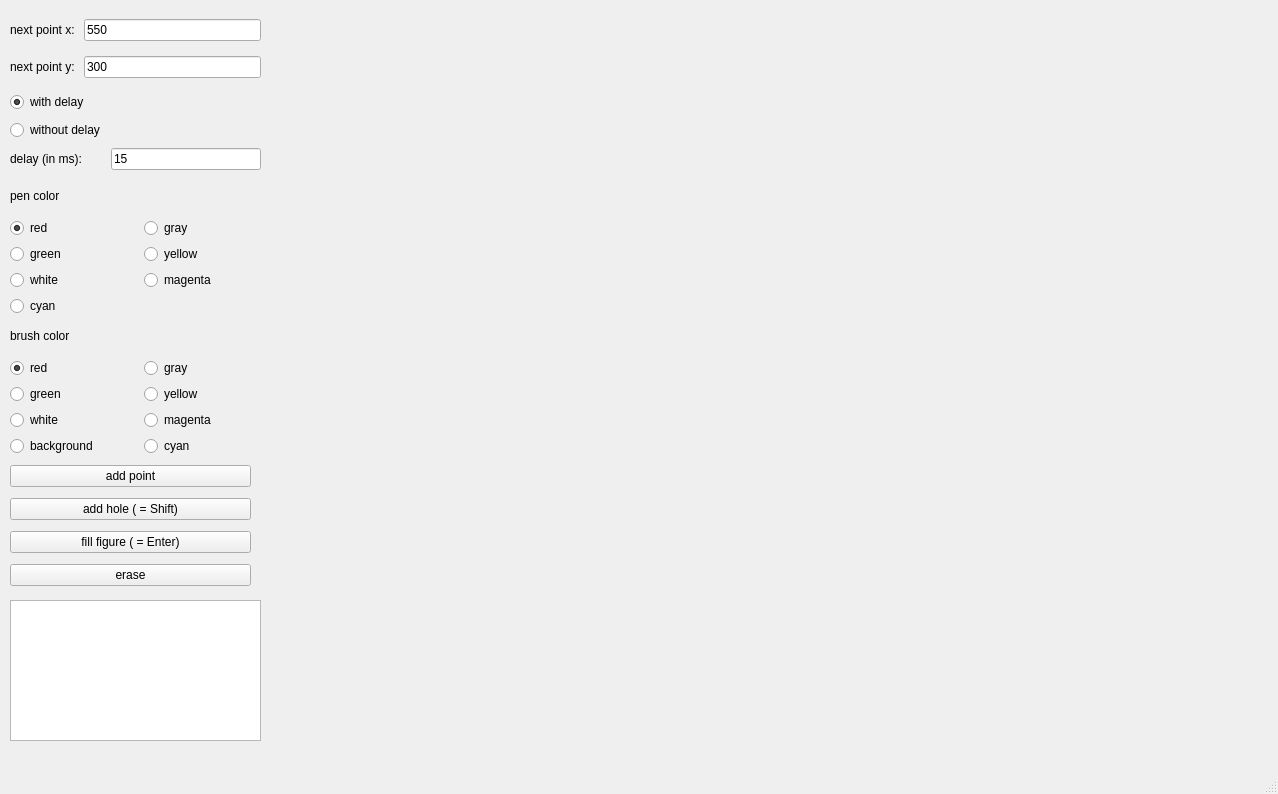
<?xml version="1.0" encoding="UTF-8"?>
<ui version="4.0">
 <class>viewer</class>
 <widget class="QMainWindow" name="viewer">
  <property name="geometry">
   <rect>
    <x>0</x>
    <y>0</y>
    <width>1278</width>
    <height>794</height>
   </rect>
  </property>
  <property name="windowTitle">
   <string>viewer</string>
  </property>
  <widget class="QWidget" name="centralwidget">
   <widget class="QWidget" name="gridLayoutWidget_2">
    <property name="geometry">
     <rect>
      <x>10</x>
      <y>10</y>
      <width>251</width>
      <height>78</height>
     </rect>
    </property>
    <layout class="QGridLayout" name="text_fields_layout">
     <item row="2" column="1">
      <widget class="QLabel" name="label">
       <property name="text">
        <string>next point y:</string>
       </property>
      </widget>
     </item>
     <item row="1" column="1">
      <widget class="QLabel" name="label_2">
       <property name="text">
        <string>next point x: </string>
       </property>
      </widget>
     </item>
     <item row="2" column="2">
      <widget class="QLineEdit" name="y_text">
       <property name="text">
        <string>300</string>
       </property>
      </widget>
     </item>
     <item row="1" column="2">
      <widget class="QLineEdit" name="x_text">
       <property name="text">
        <string>550</string>
       </property>
      </widget>
     </item>
    </layout>
   </widget>
   <widget class="QWidget" name="gridLayoutWidget_3">
    <property name="geometry">
     <rect>
      <x>10</x>
      <y>180</y>
      <width>261</width>
      <height>136</height>
     </rect>
    </property>
    <layout class="QGridLayout" name="colors_layout">
     <item row="3" column="0">
      <widget class="QRadioButton" name="white_pen_but">
       <property name="text">
        <string>white</string>
       </property>
      </widget>
     </item>
     <item row="1" column="0">
      <widget class="QRadioButton" name="red_pen_but">
       <property name="text">
        <string>red</string>
       </property>
       <property name="checked">
        <bool>true</bool>
       </property>
      </widget>
     </item>
     <item row="2" column="0">
      <widget class="QRadioButton" name="green_pen_but">
       <property name="text">
        <string>green</string>
       </property>
      </widget>
     </item>
     <item row="3" column="1">
      <widget class="QRadioButton" name="magenta_pen_but">
       <property name="text">
        <string>magenta</string>
       </property>
      </widget>
     </item>
     <item row="0" column="0">
      <widget class="QLabel" name="label_3">
       <property name="text">
        <string>pen color</string>
       </property>
      </widget>
     </item>
     <item row="1" column="1">
      <widget class="QRadioButton" name="blue_pen_but">
       <property name="text">
        <string>gray</string>
       </property>
      </widget>
     </item>
     <item row="2" column="1">
      <widget class="QRadioButton" name="yellow_pen_but">
       <property name="text">
        <string>yellow</string>
       </property>
      </widget>
     </item>
     <item row="4" column="0">
      <widget class="QRadioButton" name="cyan_pen_but">
       <property name="text">
        <string>cyan</string>
       </property>
      </widget>
     </item>
    </layout>
   </widget>
   <widget class="QWidget" name="gridLayoutWidget_4">
    <property name="geometry">
     <rect>
      <x>10</x>
      <y>460</y>
      <width>241</width>
      <height>131</height>
     </rect>
    </property>
    <layout class="QGridLayout" name="gridLayout_4">
     <item row="1" column="0">
      <widget class="QPushButton" name="add_hole_but">
       <property name="text">
        <string>add hole ( = Shift)</string>
       </property>
      </widget>
     </item>
     <item row="2" column="0">
      <widget class="QPushButton" name="fill_but">
       <property name="text">
        <string>fill figure ( = Enter)</string>
       </property>
      </widget>
     </item>
     <item row="0" column="0">
      <widget class="QPushButton" name="add_point_but">
       <property name="text">
        <string>add point</string>
       </property>
      </widget>
     </item>
     <item row="3" column="0">
      <widget class="QPushButton" name="erase_but">
       <property name="text">
        <string>erase</string>
       </property>
      </widget>
     </item>
    </layout>
   </widget>
   <widget class="QWidget" name="gridLayoutWidget">
    <property name="geometry">
     <rect>
      <x>10</x>
      <y>90</y>
      <width>251</width>
      <height>82</height>
     </rect>
    </property>
    <layout class="QGridLayout" name="gridLayout">
     <item row="1" column="0">
      <widget class="QRadioButton" name="without_delay_but">
       <property name="text">
        <string>without delay</string>
       </property>
      </widget>
     </item>
     <item row="0" column="0">
      <widget class="QRadioButton" name="with_delay_but">
       <property name="text">
        <string>with delay</string>
       </property>
       <property name="checked">
        <bool>true</bool>
       </property>
      </widget>
     </item>
     <item row="2" column="0">
      <widget class="QLabel" name="label_5">
       <property name="text">
        <string>delay (in ms):</string>
       </property>
      </widget>
     </item>
     <item row="2" column="1">
      <widget class="QLineEdit" name="delay_text">
       <property name="text">
        <string>15</string>
       </property>
      </widget>
     </item>
    </layout>
   </widget>
   <widget class="QWidget" name="gridLayoutWidget_5">
    <property name="geometry">
     <rect>
      <x>10</x>
      <y>320</y>
      <width>261</width>
      <height>136</height>
     </rect>
    </property>
    <layout class="QGridLayout" name="colors_layout_2">
     <item row="1" column="0">
      <widget class="QRadioButton" name="red_brush_but">
       <property name="text">
        <string>red</string>
       </property>
       <property name="checked">
        <bool>true</bool>
       </property>
      </widget>
     </item>
     <item row="1" column="1">
      <widget class="QRadioButton" name="blue_brush_but">
       <property name="text">
        <string>gray</string>
       </property>
      </widget>
     </item>
     <item row="4" column="0">
      <widget class="QRadioButton" name="bacground_brush_but">
       <property name="text">
        <string>background</string>
       </property>
      </widget>
     </item>
     <item row="4" column="1">
      <widget class="QRadioButton" name="cyan_brush_but">
       <property name="text">
        <string>cyan</string>
       </property>
      </widget>
     </item>
     <item row="3" column="1">
      <widget class="QRadioButton" name="magenta_brush_but">
       <property name="text">
        <string>magenta</string>
       </property>
      </widget>
     </item>
     <item row="2" column="0">
      <widget class="QRadioButton" name="green_brush_but">
       <property name="text">
        <string>green</string>
       </property>
      </widget>
     </item>
     <item row="2" column="1">
      <widget class="QRadioButton" name="yellow_brush_but">
       <property name="text">
        <string>yellow</string>
       </property>
      </widget>
     </item>
     <item row="3" column="0">
      <widget class="QRadioButton" name="white_brush_but">
       <property name="text">
        <string>white</string>
       </property>
      </widget>
     </item>
     <item row="0" column="0">
      <widget class="QLabel" name="label_4">
       <property name="text">
        <string>brush color</string>
       </property>
      </widget>
     </item>
    </layout>
   </widget>
   <widget class="QTextEdit" name="textEdit">
    <property name="geometry">
     <rect>
      <x>10</x>
      <y>600</y>
      <width>251</width>
      <height>141</height>
     </rect>
    </property>
    <property name="minimumSize">
     <size>
      <width>0</width>
      <height>70</height>
     </size>
    </property>
    <property name="styleSheet">
     <string notr="true">font: 18pt &quot;.AppleSystemUIFont&quot;;</string>
    </property>
    <property name="readOnly">
     <bool>true</bool>
    </property>
   </widget>
  </widget>
  <widget class="QMenuBar" name="menubar">
   <property name="geometry">
    <rect>
     <x>0</x>
     <y>0</y>
     <width>1278</width>
     <height>21</height>
    </rect>
   </property>
  </widget>
  <widget class="QStatusBar" name="statusbar"/>
 </widget>
 <resources/>
 <connections/>
</ui>
